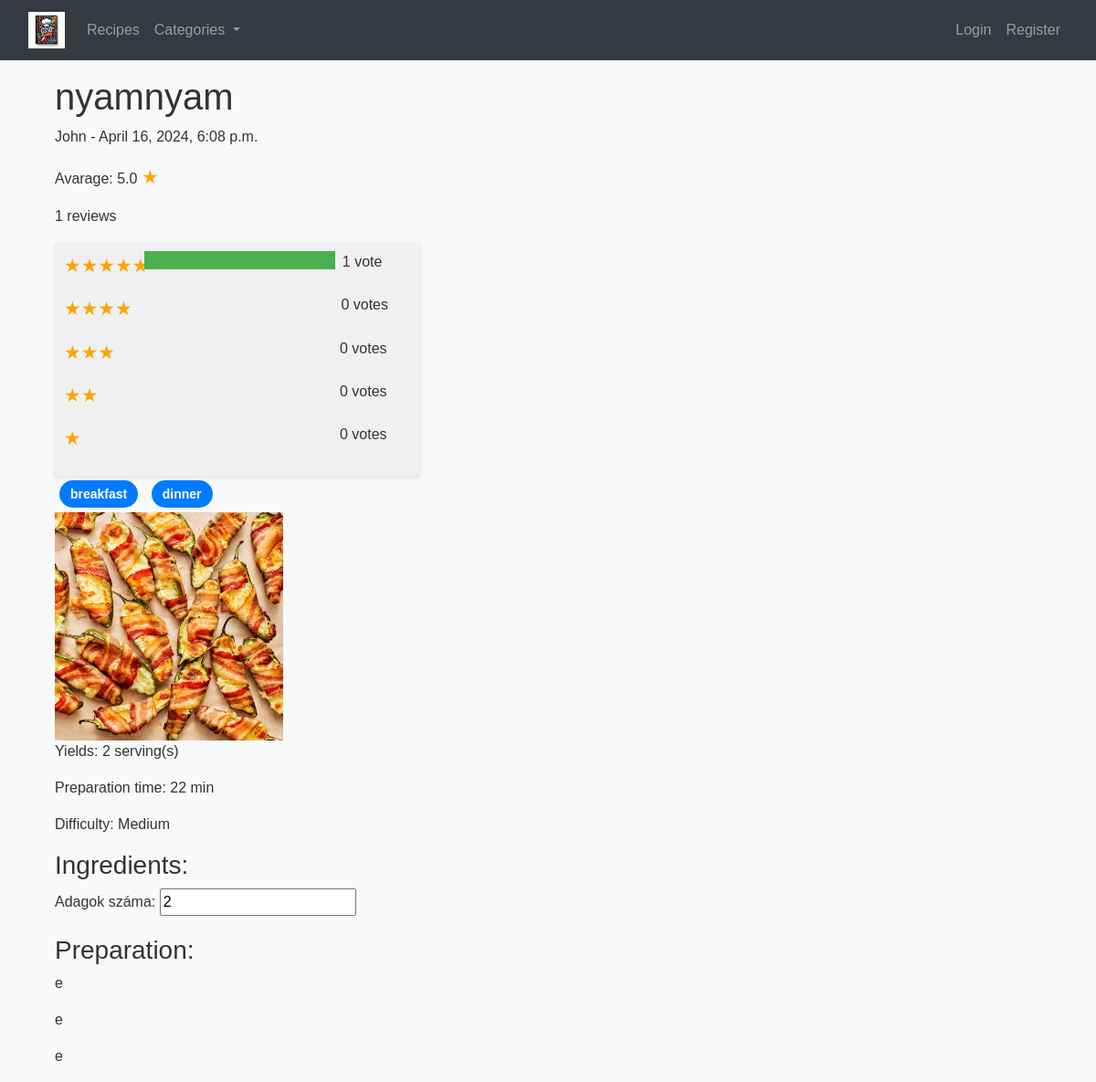
The page /recipe/2 on the database as committed earlier.
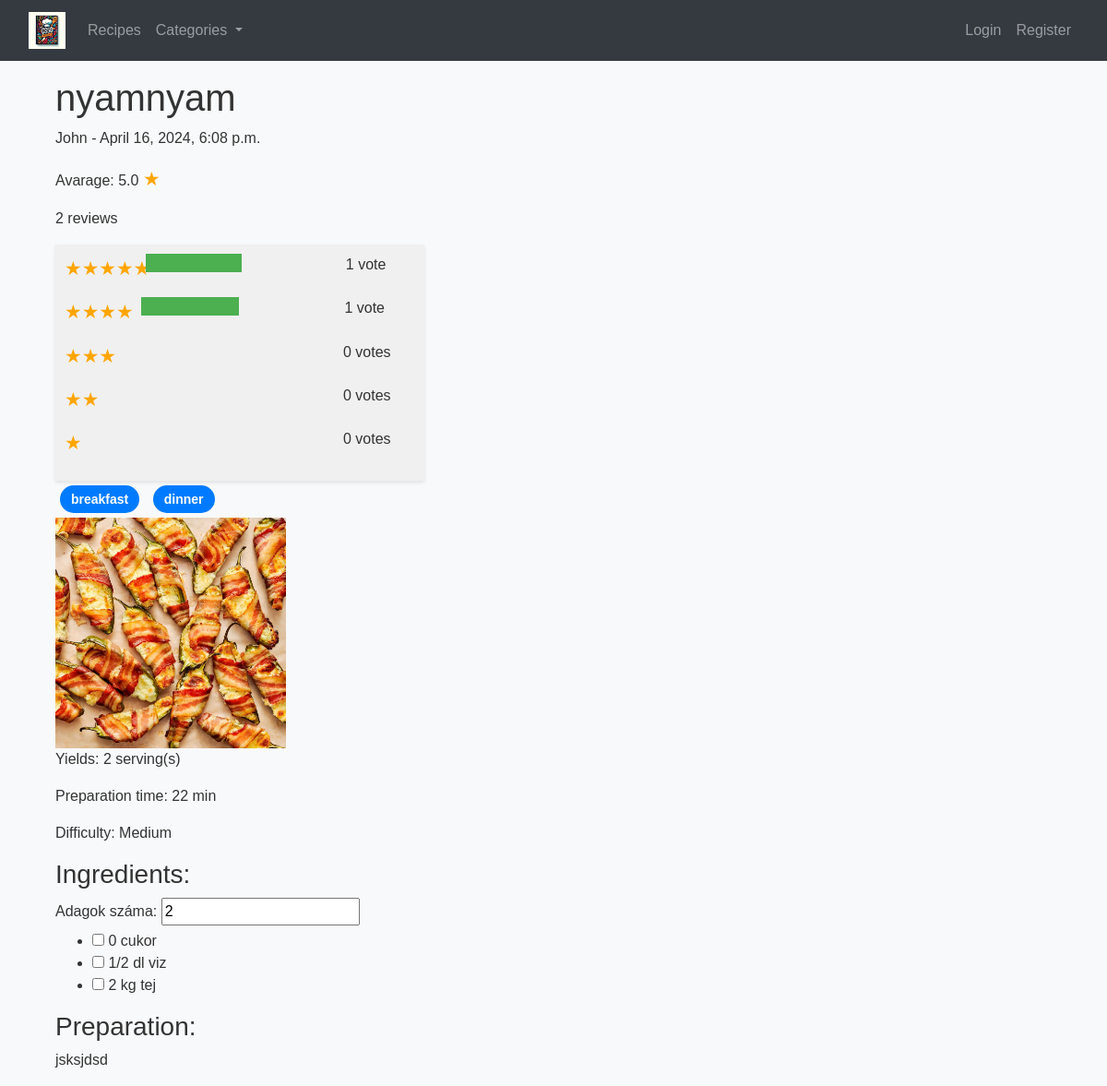
The same page on the database as committed later.
### recepies/models.py (models this page shows, shortened)
class Category(models.Model):
  title = models.CharField(max_length=100)

class Recipe(models.Model):
  title = models.CharField(max_length=128)
  serving = models.PositiveIntegerField()
  preparation_time = models.PositiveIntegerField()
  difficulty = models.CharField(
    max_length=6,
    choices=DifficultyLevel.choices,
    default=DifficultyLevel.EASY
  )
  raw_ingredients = models.TextField(help_text="List ingredients as free text.")
  ingredients = models.ManyToManyField(Ingredient, related_name='recipes')
  preparation = models.TextField()
  image = models.ImageField(upload_to='recepies/', null=True, blank=True)
  categories = models.ManyToManyField(Category, related_name='recipes')
  ratings = models.JSONField(default=dict)
  average_rating = models.FloatField(default=0.0)
  created_at = models.DateTimeField(auto_now_add=True)
  creator = models.ForeignKey(User, on_delete=models.CASCADE, related_name="creator_recipe")
  def get_preparation_section(self):
        return self.preparation.split('\n')

class Ingredient(models.Model):
  name = models.CharField(max_length=255, unique=True)
  quantity = models.CharField(max_length=100)
  unit = models.CharField(max_length=50)

### recepies/views.py (the view)
# urls.py: path('recipe/<int:recipe_id>', views.recipe_details, name='recipe_details'),
def recipe_details(request, recipe_id):
    recipe = get_object_or_404(Recipe, pk=recipe_id)
    already_rated = False
    user_favorite_recipes = []
    if request.user.is_authenticated:
        user_favorite_recipes = [fav.recipe for fav in Favorite.objects.filter(user=request.user)]
        already_rated = Rating.objects.filter(user=request.user, recipe=recipe).exists()
    ratings, total_ratings = get_ratings_info(recipe)  # Az új segédfüggvény meghívása
    if request.method == 'POST' and request.user.is_authenticated:
        form = RatingForm(request.POST)
        if form.is_valid() and not already_rated:
            new_rating = form.cleaned_data['ratings']
            Rating.objects.create(user=request.user, recipe=recipe, score=new_rating)
            recipe.update_rating(request.user, int(new_rating))
            return redirect('recipe_details', recipe_id=recipe_id)
    else:
        form = RatingForm() if request.user.is_authenticated else None
    context = {
        "recipe": recipe,
        "user_favorite_recipes": user_favorite_recipes,
        'ratings': ratings,
        'total_ratings': total_ratings,
        'form': form,
        'already_rated': already_rated,
    }
    return render(request, "recepies/recipe_details.html", context)

### recepies/templatetags/extra_filters.py (called while the page is built)
@register.filter(name='repeat_star')
def repeat_star(value):
    try:
        value = int(value)  # Convert string to integer
    except ValueError:
        return ''  # Return an empty string if conversion fails
    return '★' * value

### recepies/templatetags/multiply_percentage.py (called while the page is built)
@register.filter
def multiply_percentage(value, total):
    try:
        return f"{(int(value) / int(total) * 100) if total > 0 else 0}%"
    except (ValueError, TypeError):
        return "0%"

### recepies/views.py (called while the page is built)
def get_ratings_info(recipe):
    ratings = {str(i): 0 for i in range(5, 0, -1)}  # Inicializáljuk a szavazatok számát
    for rating in recipe.recipe_ratings.all():
        ratings[str(rating.score)] += 1  # Megszámoljuk az egyes értékelések előfordulását
    total_ratings = sum(ratings.values())  # Összesítjük a szavazatok számát
    return ratings, total_ratings

### recepies/templates/recepies/recipe_details.html (shortened to what this page needs)
{% extends "recepies/layout.html" %} {% load multiply_percentage %} {% load extra_filters %}
{% block content %}
<div class="container mt-3">
    <h1>{{ recipe.title }}</h1>
    <p>{{ recipe.creator }} - {{ recipe.created_at }} </p>
    <p>Avarage: {{ recipe.average_rating|floatformat:1 }}  <span class="star-orange" style="font-size: 1.3rem">&#9733;</span></p>
    <p>{{ total_ratings }} review{{ recipe.ratings|pluralize:"s" }}</p>
    <div class="ratings-chart" style="max-width: 400px">
      {% for rate, count in ratings.items %}
      <div class="d-flex">
        <p class="mr-2" style="width: 80px">
          <span class="star-orange">
            {{ rate|repeat_star }}
          </span>
        </p>
        <div style="width: 250px">
          <div class="rating-bar mr-auto" style="width: {{ count|multiply_percentage:total_ratings }}; background-color: #4CAF50; height: 20px; color: white; text-align: center; margin-bottom: 5px;">
          </div>
        </div>
        <p class="ml-2" style="width: 90px">{{ count }} vote{{ count|pluralize:"s" }}</p>
      </div>
      {% endfor %}
    </div>
    <div>
      {% for category in recipe.categories.all %}
          <a href="{% url 'recipes_by_category' category.title %}" class="category-bubble badge ">{{ category.title }}</a>
      {% endfor %}
  </div>
    <img src="{{ recipe.image.url }}" alt="{{ recipe.title }}" style="width: 250px ">
    <p>Yields: {{ recipe.serving }} serving(s)</p>
    <p>Preparation time: {{ recipe.preparation_time }} min</p>
    <p>Difficulty: {{ recipe.difficulty }}</p>
    <h3>Ingredients:</h3>
    <label for="new-servings">Adagok száma:</label>
    <input type="number" id="new-servings" value="{{ recipe.serving }}" oninput="updateIngredients()">
    <div id="ingredients">
      <ul>
        {% for ingredient in recipe.ingredients.all %}
        <li>
          <input type="checkbox" class="ingredient-checkbox" onchange="toggleStrikethrough(this)">
          <span>
            <span class="ingredient-quantity" data-original-quantity="{{ ingredient.quantity }}">{{ ingredient.quantity }}</span>
            <span>{{ ingredient.unit }} {{ ingredient.name }}</span>
          </span>
        </li>
        {% endfor %}
      </ul>
    </div>
    <h3>Preparation:</h3>
      {% for preparation in recipe.get_preparation_section %}
        <p>{{ preparation }}</p>
      {% endfor %}
</div>
{% endblock %}

Rows that differ between the two databases and show on the page:
added Ingredient: unit "0", name "cukor"
added Ingredient: quantity "1/2", unit "dl", name "viz"
added Ingredient: quantity "2", unit "kg", name "tej"
Other text that changed with them:
{{ total_ratings }}: "1" → "2"
{{ count|multiply_percentage:total_ratings }}: 100.0% → 50.0% (drawn)
new list line: "★★★★ 1 vote"
new list line: "jsksjdsd"
list line gone: "★★★★ 0 vote s"
list line gone: "e"
